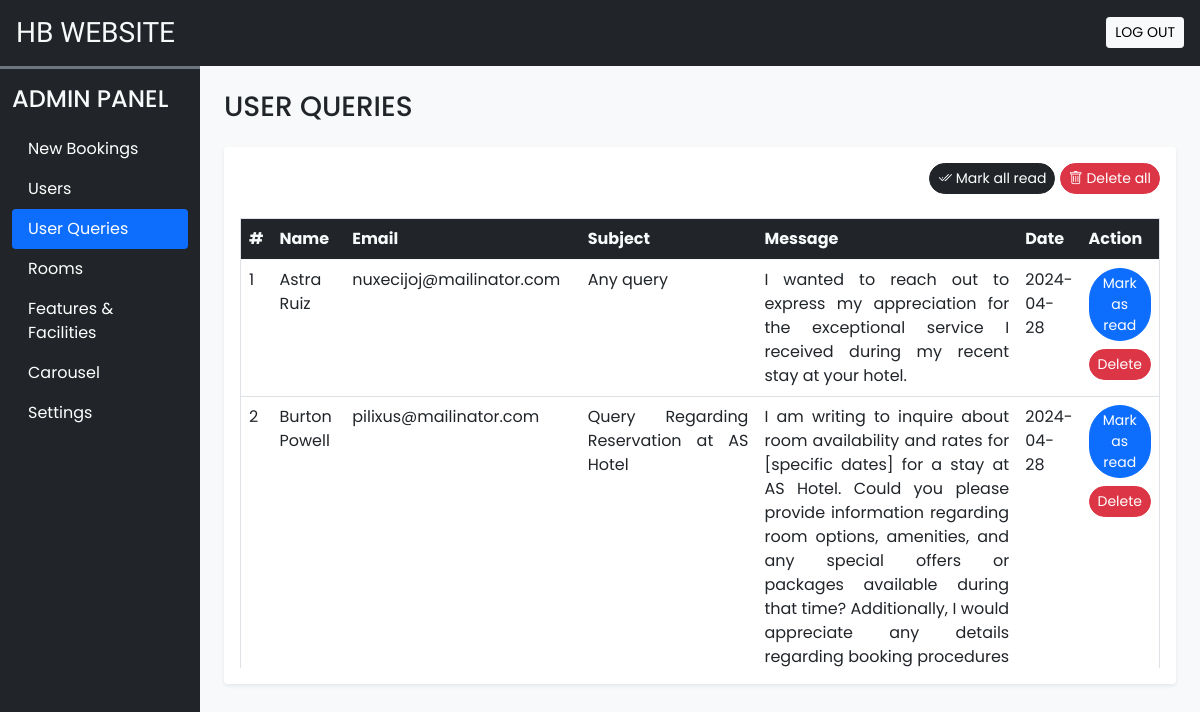
Page /admin/user_queries.php (signed in) on the committed database.
### tables this page shows
CREATE TABLE `user_queries` (
  `sr_no` int(11) NOT NULL,
  `name` varchar(50) NOT NULL,
  `email` varchar(150) NOT NULL,
  `subject` varchar(200) NOT NULL,
  `message` varchar(500) NOT NULL,
  `date` date NOT NULL DEFAULT current_timestamp(),
  `seen` tinyint(4) NOT NULL DEFAULT 0
);

### admin/user_queries.php (the view, shortened to what this page needs)
<!doctype html>
<html lang="en">
    <head>
        <?php require('inc/links.php'); ?>
    </head>
    <body class="bg-light">
        <?php require('inc/header.php'); ?>
        <div class="container-fluid" id="main-content">
            <div class="row">
                <div class="col-lg-10 ms-auto p-4 overflow-hidden">
                    <h3 class="mb-4">USER QUERIES</h3>
                    <div class="card border-0 shadow-sm mb-4">
                        <div class="card-body">
                            <div class="text-end mb-4">
                                <a href="?seen=all" class="btn btn-dark rounded-pill shadow-none btn-sm">
                                    <i class="bi bi-check2-all"></i> Mark all read
                                </a>
                                <a href="?del=all" class="btn btn-danger rounded-pill shadow-none btn-sm">
                                    <i class="bi bi-trash"></i> Delete all
                                </a>
                            </div>
                            <div class="table-responsive-md info_message" style="height: 450px; overflow-y: scroll;">
                                <table class="table table-hover border">
                                    <thead class="sticky-top ">
                                        <tr class="bg-dark text-light">
                                        <th scope="col">#</th>
                                        <th scope="col">Name</th>
                                        <th scope="col">Email</th>
                                        <th scope="col" width="20%">Subject</th>
                                        <th scope="col" width="30%">Message</th>
                                        <th scope="col">Date</th>
                                        <th scope="col">Action</th>
                                        </tr>
                                    </thead>
                                    <tbody>
                                        <?php
                                            $q = "SELECT * FROM `user_queries` ORDER BY `sr_no` DESC";
                                            $data = mysqli_query($con,$q);
                                            $i=1;
                                            while ($row = mysqli_fetch_assoc($data))
                                            {
                                                $seen = '';
                                                if($row['seen'] !=1){
                                                    $seen = "<a href='?seen=$row[sr_no]' class='btn btn-sm rounded-pill btn-primary'>Mark as read</a> <br>";
                                                }
                                                $seen.="<a href='?del=$row[sr_no]' class='btn btn-sm rounded-pill btn-danger mt-2'>Delete</a>";
                                                echo<<<query
                                                    <tr>
                                                        <td>$i</td>
                                                        <td>$row[name]</td>
                                                        <td>$row[email]</td>
                                                        <td>$row[subject]</td>
                                                        <td>$row[message]</td>
                                                        <td>$row[date]</td>
                                                        <td>$seen</td>
                                                    </tr>
                                                query;
                                                $i++;
                                            }
                                        ?>
                                    </tbody>
                                </table>
                            </div>
                        </div>
                    </div>
                </div>
            </div>
        </div>
    </body>
</html>

### admin/css/common.css (style rules this page uses)
:root { --teal: #2ec1ac; --teal_hover: #279e8c; }
* { font-family: 'Poppins', sans-serif; }
.info_message { text-align: justify; }

### rows in the picture
user_queries: name "Astra Ruiz", email "nuxecijoj@mailinator.com", subject "Any query", message "I wanted to reach out to express my appreciation for the exceptional service I received during my recent stay at your hotel.", date "2024-04-28"
user_queries: name "Burton Powell", email "pilixus@mailinator.com", subject "Query Regarding Reservation at AS Hotel", message "I am writing to inquire about room availability and rates for [specific dates] for a stay at AS Hotel. Could you please provide information regarding room options, amenities, and any special offers or packages available during that time? Additionally, I would appreciate any details regarding booking procedures…", date "2024-04-28"
